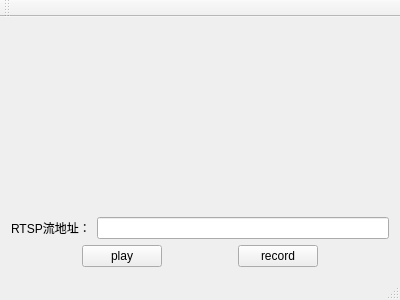
<?xml version="1.0" encoding="UTF-8"?>
<ui version="4.0">
 <class>MainWindow</class>
 <widget class="QMainWindow" name="MainWindow">
  <property name="geometry">
   <rect>
    <x>0</x>
    <y>0</y>
    <width>400</width>
    <height>300</height>
   </rect>
  </property>
  <property name="windowTitle">
   <string>MainWindow</string>
  </property>
  <widget class="QWidget" name="centralWidget">
   <layout class="QGridLayout" name="gridLayout">
    <item row="1" column="0">
     <layout class="QVBoxLayout" name="verticalLayout_2" stretch="0,0">
      <item>
       <layout class="QHBoxLayout" name="horizontalLayout">
        <item>
         <widget class="QLabel" name="label">
          <property name="text">
           <string>RTSP流地址：</string>
          </property>
         </widget>
        </item>
        <item>
         <widget class="QLineEdit" name="lineEdit"/>
        </item>
       </layout>
      </item>
      <item>
       <layout class="QHBoxLayout" name="horizontalLayout_2">
        <item>
         <spacer name="horizontalSpacer_2">
          <property name="orientation">
           <enum>Qt::Horizontal</enum>
          </property>
          <property name="sizeHint" stdset="0">
           <size>
            <width>40</width>
            <height>20</height>
           </size>
          </property>
         </spacer>
        </item>
        <item>
         <widget class="QPushButton" name="playBtn">
          <property name="text">
           <string>play</string>
          </property>
         </widget>
        </item>
        <item>
         <spacer name="horizontalSpacer">
          <property name="orientation">
           <enum>Qt::Horizontal</enum>
          </property>
          <property name="sizeHint" stdset="0">
           <size>
            <width>40</width>
            <height>20</height>
           </size>
          </property>
         </spacer>
        </item>
        <item>
         <widget class="QPushButton" name="recordBut">
          <property name="text">
           <string>record</string>
          </property>
         </widget>
        </item>
        <item>
         <spacer name="horizontalSpacer_3">
          <property name="orientation">
           <enum>Qt::Horizontal</enum>
          </property>
          <property name="sizeHint" stdset="0">
           <size>
            <width>40</width>
            <height>20</height>
           </size>
          </property>
         </spacer>
        </item>
       </layout>
      </item>
     </layout>
    </item>
    <item row="0" column="0">
     <widget class="QWidget" name="widget" native="true"/>
    </item>
   </layout>
  </widget>
  <widget class="QMenuBar" name="menuBar">
   <property name="geometry">
    <rect>
     <x>0</x>
     <y>0</y>
     <width>400</width>
     <height>23</height>
    </rect>
   </property>
  </widget>
  <widget class="QToolBar" name="mainToolBar">
   <attribute name="toolBarArea">
    <enum>TopToolBarArea</enum>
   </attribute>
   <attribute name="toolBarBreak">
    <bool>false</bool>
   </attribute>
  </widget>
  <widget class="QStatusBar" name="statusBar"/>
 </widget>
 <layoutdefault spacing="6" margin="11"/>
 <resources/>
 <connections/>
</ui>
